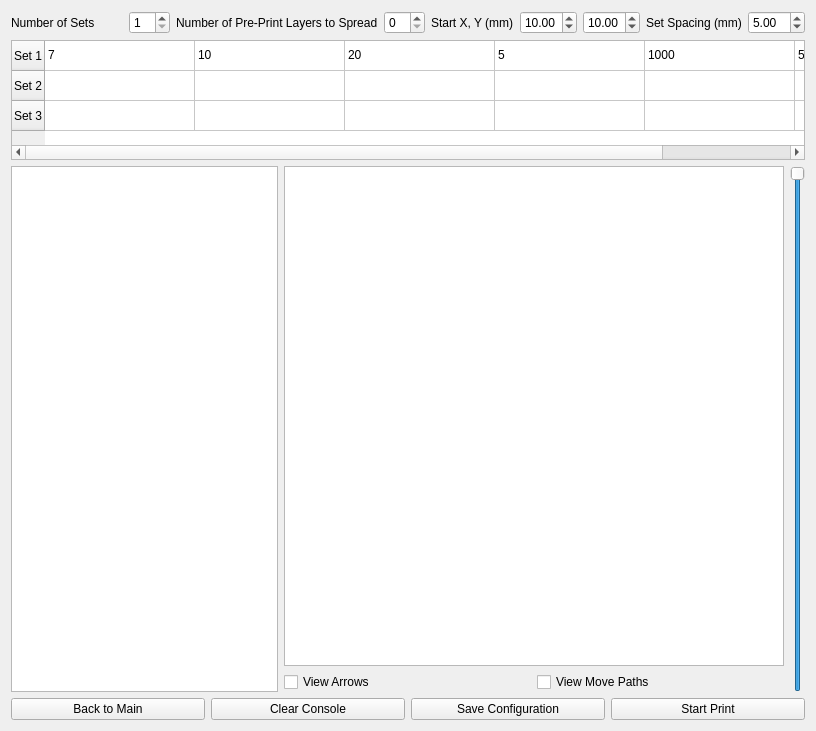
<?xml version="1.0" encoding="UTF-8"?>
<ui version="4.0">
 <class>progWindow</class>
 <widget class="QWidget" name="progWindow">
  <property name="geometry">
   <rect>
    <x>0</x>
    <y>0</y>
    <width>789</width>
    <height>731</height>
   </rect>
  </property>
  <property name="windowTitle">
   <string>Form</string>
  </property>
  <layout class="QVBoxLayout" name="verticalLayout_3">
   <item>
    <layout class="QHBoxLayout" name="horizontalLayout_7">
     <item>
      <widget class="QLabel" name="label_numSets">
       <property name="sizePolicy">
        <sizepolicy hsizetype="Fixed" vsizetype="Preferred">
         <horstretch>0</horstretch>
         <verstretch>0</verstretch>
        </sizepolicy>
       </property>
       <property name="minimumSize">
        <size>
         <width>112</width>
         <height>0</height>
        </size>
       </property>
       <property name="maximumSize">
        <size>
         <width>112</width>
         <height>16777215</height>
        </size>
       </property>
       <property name="text">
        <string>Number of Sets</string>
       </property>
      </widget>
     </item>
     <item>
      <widget class="QSpinBox" name="numSets">
       <property name="maximumSize">
        <size>
         <width>100</width>
         <height>16777215</height>
        </size>
       </property>
       <property name="minimum">
        <number>1</number>
       </property>
       <property name="maximum">
        <number>10</number>
       </property>
       <property name="value">
        <number>1</number>
       </property>
      </widget>
     </item>
     <item>
      <widget class="QLabel" name="label">
       <property name="text">
        <string>Number of Pre-Print Layers to Spread</string>
       </property>
      </widget>
     </item>
     <item>
      <widget class="QSpinBox" name="layersToSpread">
       <property name="minimum">
        <number>0</number>
       </property>
      </widget>
     </item>
     <item alignment="Qt::AlignRight">
      <widget class="QLabel" name="label_StartXY">
       <property name="text">
        <string>Start X, Y (mm)</string>
       </property>
      </widget>
     </item>
     <item>
      <widget class="QDoubleSpinBox" name="startX">
       <property name="maximumSize">
        <size>
         <width>100</width>
         <height>16777215</height>
        </size>
       </property>
       <property name="value">
        <double>10.000000000000000</double>
       </property>
      </widget>
     </item>
     <item>
      <widget class="QDoubleSpinBox" name="startY">
       <property name="maximumSize">
        <size>
         <width>100</width>
         <height>16777215</height>
        </size>
       </property>
       <property name="value">
        <double>10.000000000000000</double>
       </property>
      </widget>
     </item>
     <item alignment="Qt::AlignRight">
      <widget class="QLabel" name="label_setSpacing">
       <property name="text">
        <string>Set Spacing (mm)</string>
       </property>
      </widget>
     </item>
     <item>
      <widget class="QDoubleSpinBox" name="setSpacing">
       <property name="maximumSize">
        <size>
         <width>100</width>
         <height>16777215</height>
        </size>
       </property>
       <property name="decimals">
        <number>2</number>
       </property>
       <property name="minimum">
        <double>0.010000000000000</double>
       </property>
       <property name="value">
        <double>5.000000000000000</double>
       </property>
      </widget>
     </item>
    </layout>
   </item>
   <item>
    <widget class="QTableWidget" name="tableWidget">
     <attribute name="horizontalHeaderVisible">
      <bool>false</bool>
     </attribute>
     <attribute name="horizontalHeaderCascadingSectionResizes">
      <bool>false</bool>
     </attribute>
     <attribute name="horizontalHeaderDefaultSectionSize">
      <number>150</number>
     </attribute>
     <attribute name="verticalHeaderCascadingSectionResizes">
      <bool>false</bool>
     </attribute>
     <row>
      <property name="text">
       <string>Set 1</string>
      </property>
     </row>
     <row>
      <property name="text">
       <string>Set 2</string>
      </property>
     </row>
     <row>
      <property name="text">
       <string>Set 3</string>
      </property>
     </row>
     <column>
      <property name="text">
       <string>Number of Lines</string>
      </property>
     </column>
     <column>
      <property name="text">
       <string>Line Spacing (mm)</string>
      </property>
     </column>
     <column>
      <property name="text">
       <string>Line Length (mm)</string>
      </property>
     </column>
     <column>
      <property name="text">
       <string>Droplet Spacing (um)</string>
      </property>
     </column>
     <column>
      <property name="text">
       <string>Jetting Frequency (Hz)</string>
      </property>
     </column>
     <column>
      <property name="text">
       <string>Printing Velocity (mm/s)</string>
      </property>
     </column>
     <item row="0" column="0">
      <property name="text">
       <string>7</string>
      </property>
     </item>
     <item row="0" column="1">
      <property name="text">
       <string>10</string>
      </property>
     </item>
     <item row="0" column="2">
      <property name="text">
       <string>20</string>
      </property>
     </item>
     <item row="0" column="3">
      <property name="text">
       <string>5</string>
      </property>
     </item>
     <item row="0" column="4">
      <property name="text">
       <string>1000</string>
      </property>
     </item>
     <item row="0" column="5">
      <property name="text">
       <string>5</string>
      </property>
     </item>
     <item row="1" column="0">
      <property name="text">
       <string/>
      </property>
     </item>
    </widget>
   </item>
   <item>
    <layout class="QHBoxLayout" name="horizontalLayout_5">
     <item>
      <widget class="QTextEdit" name="consoleOutput">
       <property name="sizePolicy">
        <sizepolicy hsizetype="Expanding" vsizetype="Minimum">
         <horstretch>0</horstretch>
         <verstretch>0</verstretch>
        </sizepolicy>
       </property>
       <property name="sizeAdjustPolicy">
        <enum>QAbstractScrollArea::AdjustIgnored</enum>
       </property>
       <property name="readOnly">
        <bool>true</bool>
       </property>
      </widget>
     </item>
     <item>
      <layout class="QVBoxLayout" name="verticalLayout_2">
       <item>
        <widget class="SvgView" name="SVGViewer">
         <property name="sizePolicy">
          <sizepolicy hsizetype="Fixed" vsizetype="Fixed">
           <horstretch>0</horstretch>
           <verstretch>0</verstretch>
          </sizepolicy>
         </property>
         <property name="minimumSize">
          <size>
           <width>500</width>
           <height>500</height>
          </size>
         </property>
         <property name="maximumSize">
          <size>
           <width>500</width>
           <height>500</height>
          </size>
         </property>
         <property name="mouseTracking">
          <bool>false</bool>
         </property>
         <property name="interactive">
          <bool>false</bool>
         </property>
         <property name="transformationAnchor">
          <enum>QGraphicsView::AnchorViewCenter</enum>
         </property>
         <property name="resizeAnchor">
          <enum>QGraphicsView::AnchorViewCenter</enum>
         </property>
        </widget>
       </item>
       <item>
        <layout class="QHBoxLayout" name="horizontalLayout_6">
         <item>
          <widget class="QCheckBox" name="viewArrows">
           <property name="text">
            <string>View Arrows</string>
           </property>
          </widget>
         </item>
         <item>
          <widget class="QCheckBox" name="viewMovePaths">
           <property name="text">
            <string>View Move Paths</string>
           </property>
          </widget>
         </item>
        </layout>
       </item>
      </layout>
     </item>
     <item>
      <widget class="QSlider" name="printPercentSlider">
       <property name="maximum">
        <number>1000</number>
       </property>
       <property name="value">
        <number>1000</number>
       </property>
       <property name="sliderPosition">
        <number>1000</number>
       </property>
       <property name="orientation">
        <enum>Qt::Vertical</enum>
       </property>
      </widget>
     </item>
    </layout>
   </item>
   <item>
    <layout class="QHBoxLayout" name="horizontalLayout_8">
     <item>
      <widget class="QPushButton" name="back2Home">
       <property name="text">
        <string>Back to Main</string>
       </property>
      </widget>
     </item>
     <item>
      <widget class="QPushButton" name="clearConsole">
       <property name="text">
        <string>Clear Console</string>
       </property>
      </widget>
     </item>
     <item>
      <widget class="QPushButton" name="saveConfig">
       <property name="text">
        <string>Save Configuration</string>
       </property>
      </widget>
     </item>
     <item>
      <widget class="QPushButton" name="startPrint">
       <property name="text">
        <string>Start Print</string>
       </property>
      </widget>
     </item>
    </layout>
   </item>
  </layout>
 </widget>
 <customwidgets>
  <customwidget>
   <class>SvgView</class>
   <extends>QGraphicsView</extends>
   <header>svgview.h</header>
  </customwidget>
 </customwidgets>
 <resources/>
 <connections/>
</ui>
